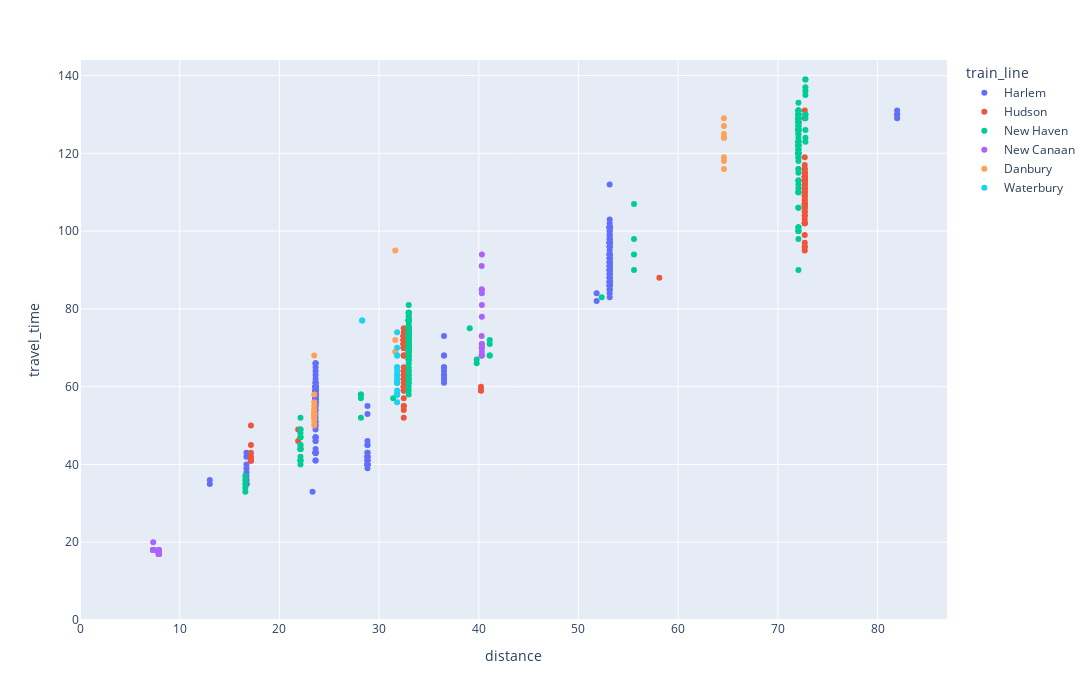

Notebook source saved alongside this figure:
### Code cell
df = pd.DataFrame(num_stops)
df = df[df['distance'] != "NA"]
df['travel_time'] = df['travel_time'] / 60
xaxis_max = df['distance'].max() + 5
yaxis_max = df['travel_time'].max() + 5
fig = px.scatter(df, x="distance", y="travel_time", color='train_line', hover_name="train_label",
                 )
fig.update_layout(
    xaxis_range = [0,xaxis_max],
    yaxis_range = [0,yaxis_max],
    width = 1400,
    height = 700
)
fig.show()

### Figure 1 — Plotly figure (JSON) as saved in the notebook; plotly's stock layout.template omitted (floating-point values rounded to 4 significant figures; data arrays with more than 128 entries replaced by an {"elided": "..."} marker saying what was removed)
{"data": [{"hovertemplate": "<b>%{hovertext}</b><br><br>train_line=Harlem<br>distance=%{x}<br>travel_time=%{y}<extra></extra>", "hovertext": {"elided": "208 str values"}, "legendgroup": "Harlem", "marker": {"color": "#636efa", "symbol": "circle"}, "mode": "markers", "name": "Harlem", "orientation": "v", "showlegend": true, "type": "scatter", "x": {"elided": "208 float values"}, "xaxis": "x", "y": {"elided": "208 int values"}, "yaxis": "y"}, {"hovertemplate": "<b>%{hovertext}</b><br><br>train_line=Hudson<br>distance=%{x}<br>travel_time=%{y}<extra></extra>", "hovertext": {"elided": "156 str values"}, "legendgroup": "Hudson", "marker": {"color": "#EF553B", "symbol": "circle"}, "mode": "markers", "name": "Hudson", "orientation": "v", "showlegend": true, "type": "scatter", "x": {"elided": "156 float values"}, "xaxis": "x", "y": {"elided": "156 int values"}, "yaxis": "y"}, {"hovertemplate": "<b>%{hovertext}</b><br><br>train_line=New Haven<br>distance=%{x}<br>travel_time=%{y}<extra></extra>", "hovertext": {"elided": "211 str values"}, "legendgroup": "New Haven", "marker": {"color": "#00cc96", "symbol": "circle"}, "mode": "markers", "name": "New Haven", "orientation": "v", "showlegend": true, "type": "scatter", "x": {"elided": "211 float values"}, "xaxis": "x", "y": {"elided": "211 int values"}, "yaxis": "y"}, {"hovertemplate": "<b>%{hovertext}</b><br><br>train_line=New Canaan<br>distance=%{x}<br>travel_time=%{y}<extra></extra>", "hovertext": ["1707 New Canaan (New Canaan - Grand Central)", "1710 New Canaan (Grand Central - New Canaan)", "1711 New Canaan (New Canaan - Grand Central)", "1712 New Canaan (Grand Central - New Canaan)", "1716 New Canaan (Stamford - New Canaan)", "1718 New Canaan (Stamford - New Canaan)", "1723 New Canaan (New Canaan - Grand Central)", "1726 New Canaan (Stamford - New Canaan)", "1730 New Canaan (Stamford - New Canaan)", "1731 New Canaan (New Canaan - Grand Central)", "1734 New Canaan (Stamford - New Canaan)", "1735 New Canaan (New Canaan - Grand Central)", "1738 New Canaan (Stamford - New Canaan)", "1740 New Canaan (Grand Central - New Canaan)", "1741 New Canaan (New Canaan - Stamford)", "1745 New Canaan (New Canaan - Stamford)", "1750 New Canaan (Grand Central - New Canaan)", "1751 New Canaan (New Canaan - Stamford)", "1752 New Canaan (Grand Central - New Canaan)", "1755 New Canaan (New Canaan - Stamford)", "1758 New Canaan (Grand Central - New Canaan)", "1763 New Canaan (New Canaan - Stamford)", "1767 New Canaan (New Canaan - Stamford)", "1770 New Canaan (Grand Central - New Canaan)", "1771 New Canaan (New Canaan - Stamford)", "1774 New Canaan (Grand Central - New Canaan)", "1775 New Canaan (New Canaan - Grand Central)", "1777 New Canaan (New Canaan - Grand Central)", "1778 New Canaan (Grand Central - New Canaan)", "1782 New Canaan (Stamford - New Canaan)", "1786 New Canaan (Stamford - New Canaan)", "1787 New Canaan (New Canaan - Stamford)", "1790 New Canaan (Stamford - New Canaan)", "1791 New Canaan (New Canaan - Stamford)", "1794 New Canaan (Stamford - New Canaan)", "1795 New Canaan (New Canaan - Stamford)", "1797 New Canaan (New Canaan - Stamford)", "1798 New Canaan (Stamford - New Canaan)", "1799 New Canaan (New Canaan - Stamford)"], "legendgroup": "New Canaan", "marker": {"color": "#ab63fa", "symbol": "circle"}, "mode": "markers", "name": "New Canaan", "orientation": "v", "showlegend": true, "type": "scatter", "x": [40.29, 40.31, 40.29, 40.31, 7.338, 7.338, 40.29, 7.338, 7.338, 40.29, 7.338, 40.29, 7.338, 40.31, 7.906, 7.906, 40.31, 7.906, 40.31, 7.906, 40.31, 7.906, 7.906, 40.31, 7.906, 40.31, 40.29, 40.29, 40.31, 7.338, 7.338, 7.906, 7.338, 7.906, 7.338, 7.906, 7.906, 7.338, 7.906], "xaxis": "x", "y": [73, 94, 68, 84, 18, 18, 70, 18, 18, 68, 18, 71, 18, 85, 18, 18, 81, 17, 69, 17, 68, 17, 17, 71, 18, 70, 85, 91, 78, 18, 18, 17, 18, 17, 18, 17, 17, 20, 17], "yaxis": "y"}, {"hovertemplate": "<b>%{hovertext}</b><br><br>train_line=Danbury<br>distance=%{x}<br>travel_time=%{y}<extra></extra>", "hovertext": ["1806 Danbury (South Norwalk - Danbury)", "1811 Danbury (Danbury - Grand Central)", "1812 Danbury (South Norwalk - Danbury)", "1816 Danbury (South Norwalk - Danbury)", "1819 Danbury (Danbury - Grand Central)", "1822 Danbury (South Norwalk - Danbury)", "1830 Danbury (South Norwalk - Danbury)", "1831 Danbury (Danbury - Grand Central)", "1837 Danbury (Danbury - South Norwalk)", "1838 Danbury (South Norwalk - Danbury)", "1841 Danbury (Danbury - Grand Central)", "1844 Danbury (Stamford - Danbury)", "1848 Danbury (Grand Central - Danbury)", "1849 Danbury (Danbury - Stamford)", "1855 Danbury (Danbury - South Norwalk)", "1860 Danbury (Grand Central - Danbury)", "1861 Danbury (Danbury - South Norwalk)", "1867 Danbury (Danbury - South Norwalk)", "1868 Danbury (Grand Central - Danbury)", "1874 Danbury (South Norwalk - Danbury)", "1875 Danbury (Danbury - South Norwalk)", "1881 Danbury (Danbury - South Norwalk)", "1882 Danbury (Grand Central - Danbury)", "1889 Danbury (Danbury - Stamford)", "1894 Danbury (South Norwalk - Danbury)", "1897 Danbury (Danbury - South Norwalk)"], "legendgroup": "Danbury", "marker": {"color": "#FFA15A", "symbol": "circle"}, "mode": "markers", "name": "Danbury", "orientation": "v", "showlegend": true, "type": "scatter", "x": [23.49, 64.59, 23.49, 23.49, 64.59, 23.49, 23.49, 64.59, 23.49, 23.49, 64.59, 31.62, 64.59, 31.62, 23.49, 64.59, 23.49, 23.49, 64.59, 23.49, 23.49, 23.49, 64.59, 31.62, 23.49, 23.49], "xaxis": "x", "y": [68, 124, 54, 53, 116, 52, 53, 119, 53, 52, 124, 72, 127, 69, 56, 118, 54, 55, 125, 50, 58, 53, 129, 95, 51, 53], "yaxis": "y"}, {"hovertemplate": "<b>%{hovertext}</b><br><br>train_line=Waterbury<br>distance=%{x}<br>travel_time=%{y}<extra></extra>", "hovertext": ["1902 Waterbury (Bridgeport - Waterbury)", "1908 Waterbury (Bridgeport - Waterbury)", "1911 Waterbury (Waterbury - Bridgeport)", "1916 Waterbury (Bridgeport - Waterbury)", "1922 Waterbury (Bridgeport - Waterbury)", "1925 Waterbury (Waterbury - Bridgeport)", "1928 Waterbury (Bridgeport - Waterbury)", "1935 Waterbury (Waterbury - Bridgeport)", "1936 Waterbury (Bridgeport - Waterbury)", "1942 Waterbury (Bridgeport - Waterbury)", "1949 Waterbury (Waterbury - Bridgeport)", "1956 Waterbury (Bridgeport - Waterbury)", "1957 Waterbury (Waterbury - Bridgeport)", "1965 Waterbury (Waterbury - Bridgeport)", "1973 Waterbury (Waterbury - Bridgeport)", "1974 Waterbury (Bridgeport - Waterbury)", "1979 Waterbury (Waterbury - Bridgeport)", "1985 Waterbury (Waterbury - Bridgeport)", "1990 Waterbury (Bridgeport - Waterbury)", "1991 Waterbury (Waterbury - Bridgeport)", "1995 Waterbury (Waterbury - Bridgeport)", "1997 Waterbury (Waterbury - Bridgeport)", "B1456 Waterbury (Bridgeport - Waterbury)", "B1538 Waterbury (Bridgeport - Waterbury)"], "legendgroup": "Waterbury", "marker": {"color": "#19d3f3", "symbol": "circle"}, "mode": "markers", "name": "Waterbury", "orientation": "v", "showlegend": true, "type": "scatter", "x": [31.81, 31.81, 31.81, 31.81, 31.81, 31.81, 31.81, 31.81, 31.81, 31.81, 31.81, 31.81, 31.81, 31.81, 31.81, 31.81, 31.81, 31.81, 31.81, 31.81, 31.81, 31.81, 28.3, 28.3], "xaxis": "x", "y": [68, 74, 58, 70, 61, 58, 65, 58, 61, 63, 58, 61, 58, 61, 64, 65, 62, 62, 68, 63, 59, 56, 77, 77], "yaxis": "y"}], "layout": {"height": 700, "legend": {"title": {"text": "train_line"}, "tracegroupgap": 0}, "margin": {"t": 60}, "width": 1400, "xaxis": {"anchor": "y", "domain": [0, 1], "range": [0, 86.96], "title": {"text": "distance"}}, "yaxis": {"anchor": "x", "domain": [0, 1], "range": [0, 144], "title": {"text": "travel_time"}}}}
